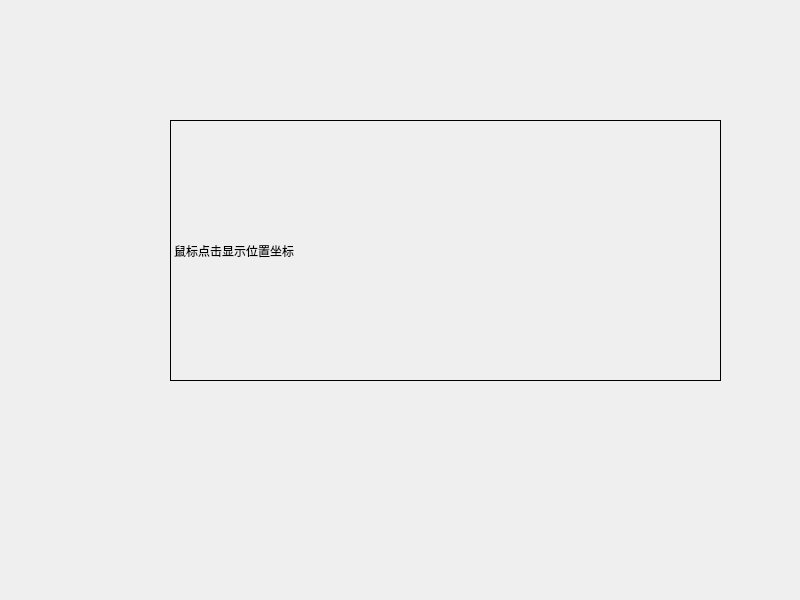
<?xml version="1.0" encoding="UTF-8"?>
<ui version="4.0">
 <class>Widget</class>
 <widget class="QWidget" name="Widget">
  <property name="geometry">
   <rect>
    <x>0</x>
    <y>0</y>
    <width>800</width>
    <height>600</height>
   </rect>
  </property>
  <property name="windowTitle">
   <string>Widget</string>
  </property>
  <widget class="Label" name="label">
   <property name="geometry">
    <rect>
     <x>170</x>
     <y>120</y>
     <width>551</width>
     <height>261</height>
    </rect>
   </property>
   <property name="frameShape">
    <enum>QFrame::Box</enum>
   </property>
   <property name="text">
    <string>鼠标点击显示位置坐标</string>
   </property>
  </widget>
 </widget>
 <customwidgets>
  <customwidget>
   <class>Label</class>
   <extends>QLabel</extends>
   <header>label.h</header>
  </customwidget>
 </customwidgets>
 <resources/>
 <connections/>
</ui>
